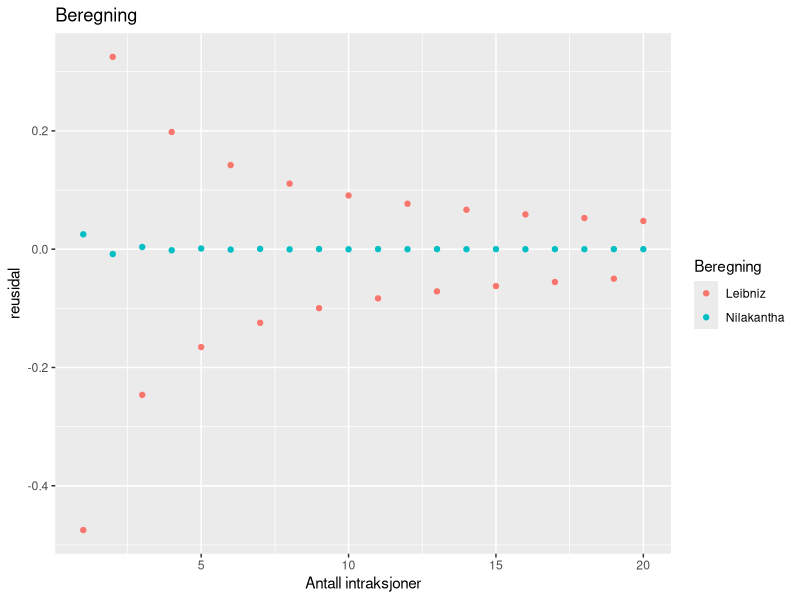

Write the R code that produced this figure.

library(tidyverse)


#lager to kallbare funksjoner for å etsimere pi
pi_g = function(terms){
  pi_gregory = 0
  denominator = 1
for (i in 0:terms){
  pi_gregory = pi_gregory + ((4/(denominator))*(-1)**(i))
  denominator = denominator + 2
}
  return (pi_gregory)
}

pi_n = function(terms){
pi_nil = 3
tall_i_nevenern = 4
denominator = 6
for (i in 1:terms){
  denominator = (2*i)*(2*i+1)*(2*i+2)
  tall_i_nevenern = tall_i_nevenern + 1
  ledd = (4/denominator)*(-1)**(i+1)
  pi_nil = pi_nil + ledd
}
return (pi_nil)}
print(pi_n(10))

#skal lage to vektorer, som ser på hvordan de approksimeres ved ulik mengde intraksjoner
#finner differansen til den sanne verdien for pi for ulike verdier av n.
#funksjonen returnerer en dataframe
vek = function(terms){
  

vek_l = c()
for (i in 1:terms){
  vek_l = c(vek_l,pi_g(i)-pi)}
vek_n = c()
  for (i in 1:terms){
    vek_n = c(vek_n,pi_n(i)-pi)}
vek_a = c()
for (i in 1:terms){
  vek_a = c(vek_a,i)}

data_frame_ja = data.frame("n" = vek_a,"Leibnitz" = vek_l,"Nilakantha" = vek_n) #opretter dataframe

return (data_frame_ja)} 

data_frame = vek(20) #lager en instans av klassen


pi_plot = ggplot(data_frame) + geom_point(aes(x = n, y =Leibnitz,color = "Leibniz")) + geom_point(aes(x = n,y =Nilakantha,color = "Nilakantha" )) + labs(x = "Antall intraksjoner",y="reusidal",color = "Beregning",title = "Beregning")
ggsave("intrasjoner_pi.png",plot = pi_plot)
